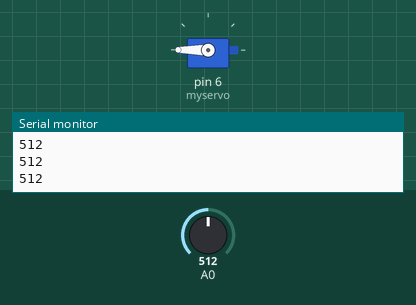
The sketch below on a simulated Arduino Uno, built with avr-gcc and run on an emulated ATmega328P. On the bench: servo, the last lines printed to the serial monitor. Inputs (shaded band) come from the test bench; at power-on: A0 = 512.

Above: at 1.2 s.
1.3 s: A0 set to 210
2.8 s: A0 set to 190
At 2.95 s:
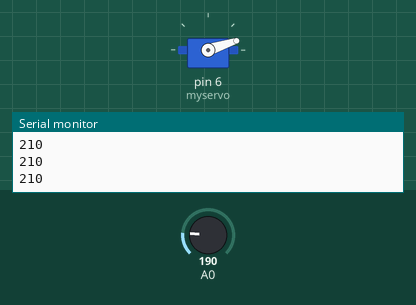
At 3.55 s:
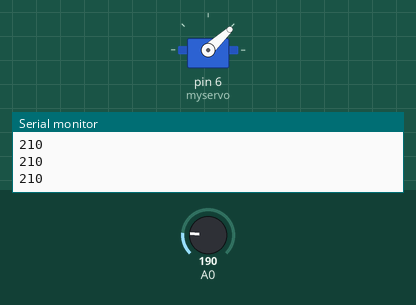
Timing chart, 0 to 11.8 s (numbered marks = the images above; inputs shaded):
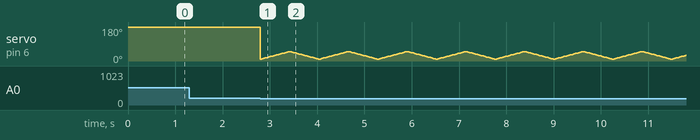

The sketch:

2026-01-09_breathing-air-servo.ino
```cpp
#include <Servo.h>

Servo myservo;
int pos = 0;

void setup() {
  // put your setup code here, to run once:
  pinMode(0, INPUT);
  myservo.attach(6);
  Serial.begin(9600);

}

void loop() {
  // put your main code here, to run repeatedly:

  if (analogRead(0) > 200) {
    myservo.write(180);

  } else {
    for (pos = 10; pos <=50; pos++) {
      myservo.write(pos);
      delay(15);
    }
    for (pos = 50; pos >=10; pos--) {
      myservo.write(pos);
      delay(15);
    }
  }

  Serial.println(analogRead(0));

  delay(5);

}
```

Measured:
- the behaviour switches between 201 and 200 on A0 (found by bisection; images 0 and 1)
